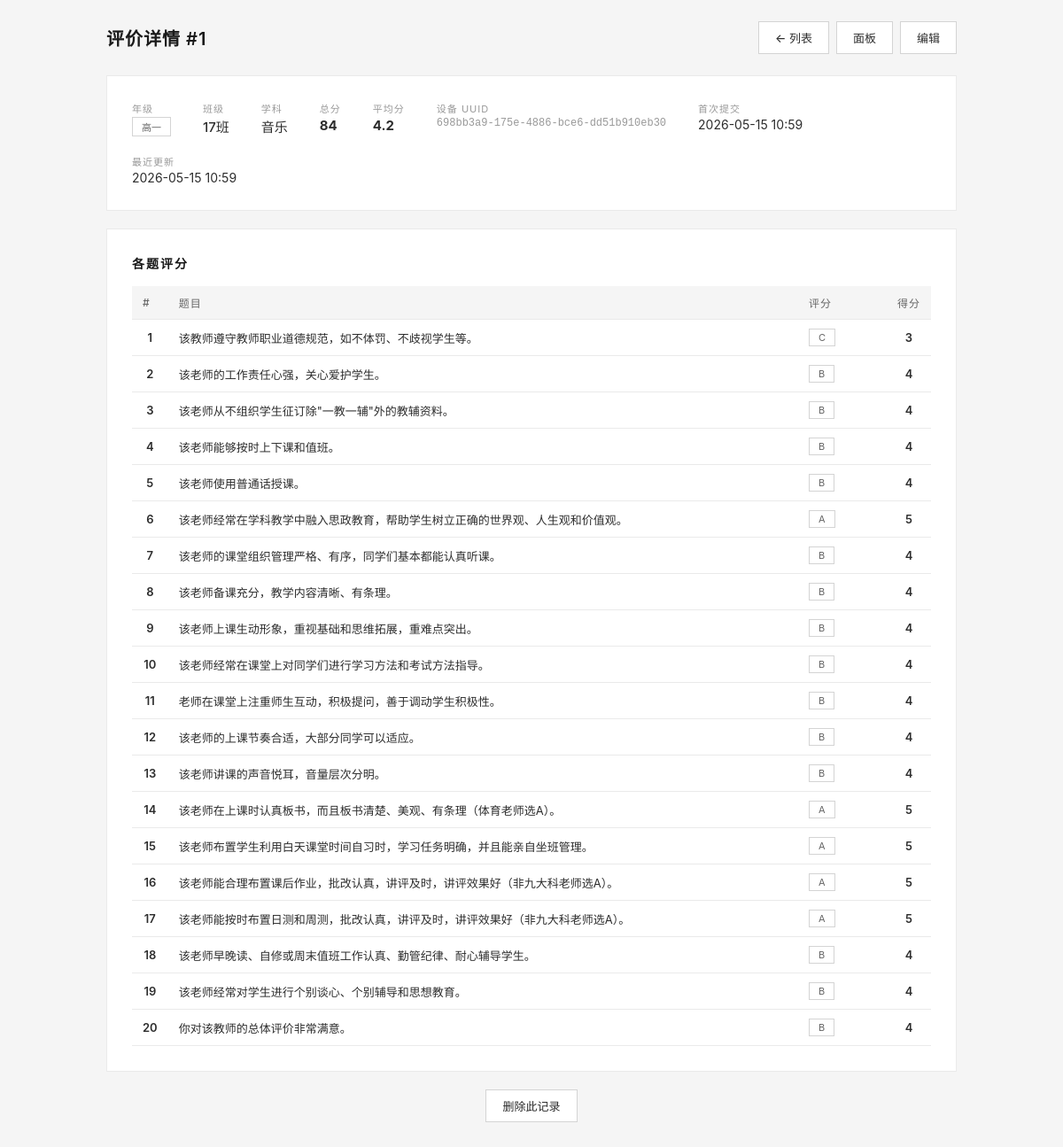
Page /admin/result/1 (signed in) on the committed database.
### models.py (models this page shows, shortened)
class Evaluation(db.Model):
    __tablename__ = 'evaluation'
    id = db.Column(db.Integer, primary_key=True)
    grade = db.Column(db.String(10), nullable=False)
    class_name = db.Column(db.String(10), nullable=False)
    teacher_subject = db.Column(db.String(20), nullable=False)
    q1 = db.Column(db.String(1), nullable=False)
    q2 = db.Column(db.String(1), nullable=False)
    q3 = db.Column(db.String(1), nullable=False)
    q4 = db.Column(db.String(1), nullable=False)
    q5 = db.Column(db.String(1), nullable=False)
    q6 = db.Column(db.String(1), nullable=False)
    q7 = db.Column(db.String(1), nullable=False)
    q8 = db.Column(db.String(1), nullable=False)
    q9 = db.Column(db.String(1), nullable=False)
    q10 = db.Column(db.String(1), nullable=False)
    q11 = db.Column(db.String(1), nullable=False)
    q12 = db.Column(db.String(1), nullable=False)
    q13 = db.Column(db.String(1), nullable=False)
    q14 = db.Column(db.String(1), nullable=False)
    q15 = db.Column(db.String(1), nullable=False)
    q16 = db.Column(db.String(1), nullable=False)
    q17 = db.Column(db.String(1), nullable=False)
    q18 = db.Column(db.String(1), nullable=False)
    q19 = db.Column(db.String(1), nullable=False)
    q20 = db.Column(db.String(1), nullable=False)
    device_uuid = db.Column(db.String(36), nullable=True, index=True)
    suggestions = db.Column(db.Text, default='')
    created_at = db.Column(db.DateTime, default=datetime.now)
    updated_at = db.Column(db.DateTime, default=datetime.now, onupdate=datetime.now)
    ip_address = db.Column(db.String(50), default='')
    def score_of(self, q):
        score_map = {'A': 5, 'B': 4, 'C': 3, 'D': 2, 'E': 1}
        val = getattr(self, q, 'C')
        return score_map.get(val, 3)
    @property
    def total_score(self):
        return sum(self.score_of(f'q{i}') for i in range(1, 21))
    @property
    def average_score(self):
        return round(self.total_score / 20, 2)

class QuestionConfig(db.Model):
    __tablename__ = 'question_config'
    id = db.Column(db.Integer, primary_key=True)
    question_number = db.Column(db.Integer, unique=True, nullable=False)
    content = db.Column(db.Text, nullable=False)
    max_score = db.Column(db.Integer, nullable=False, default=5)
    updated_at = db.Column(db.DateTime, default=datetime.now, onupdate=datetime.now)

### app.py (the view)
@app.route('/admin/result/<int:id>')
@login_required
def admin_result_detail(id):
    evaluation = Evaluation.query.get_or_404(id)
    qs = get_questions()
    scores = {i: evaluation.score_of(f'q{i}') for i in range(1, len(qs)+1)}
    return render_template('admin/result_detail.html', evaluation=evaluation,
                           questions=qs, options=dict([('A','完全符合'),('B','基本符合'),
                           ('C','一般'),('D','基本不符合'),('E','完全不符合')]), scores=scores)

### app.py (called while the page is built)
@login_manager.user_loader
def load_user(user_id):
    return Admin.query.get(int(user_id))

def get_questions():
    qs = QuestionConfig.query.order_by(QuestionConfig.question_number).all()
    if len(qs) >= 20:
        return [q.content for q in qs[:20]]
    return DEFAULT_QUESTIONS

### templates/admin/result_detail.html (shortened to what this page needs)
<!DOCTYPE html>
<html lang="zh-CN">
<head>
</head>
<body>
<div class="container">
  <div class="top-bar">
    <h2>评价详情 #{{ evaluation.id }}</h2>
    <div class="top-actions">
      <a href="{{ url_for('admin_results') }}" class="btn">← 列表</a>
      <a href="{{ url_for('admin_dashboard') }}" class="btn">面板</a>
      <a href="{{ url_for('admin_edit_evaluation', id=evaluation.id) }}" class="btn">编辑</a>
    </div>
  </div>
  <div class="card"><div class="card-body">
    <div class="info-grid">
      <div class="item"><div class="label">年级</div><div class="value"><span class="badge">{{ evaluation.grade }}</span></div></div>
      <div class="item"><div class="label">班级</div><div class="value">{{ evaluation.class_name }}班</div></div>
      <div class="item"><div class="label">学科</div><div class="value">{{ evaluation.teacher_subject }}</div></div>
      <div class="item"><div class="label">总分</div><div class="value" style="font-weight:700;">{{ evaluation.total_score }}</div></div>
      <div class="item"><div class="label">平均分</div><div class="value" style="font-weight:700;">{{ evaluation.average_score }}</div></div>
      <div class="item"><div class="label">设备 UUID</div><div class="value" style="font-size:12px;color:var(--gray-500);font-family:monospace;">{{ evaluation.device_uuid or '-' }}</div></div>
      <div class="item"><div class="label">首次提交</div><div class="value" style="font-size:14px;font-weight:400;">{{ evaluation.created_at.strftime('%Y-%m-%d %H:%M') if evaluation.created_at else '-' }}</div></div>
      <div class="item"><div class="label">最近更新</div><div class="value" style="font-size:14px;font-weight:400;">{{ evaluation.updated_at.strftime('%Y-%m-%d %H:%M') if evaluation.updated_at else '-' }}</div></div>
    </div>
  </div></div>
  <div class="card"><div class="card-body">
    <div class="section-title">各题评分</div>
    <div class="table-wrap">
      <table>
        <thead><tr><th style="width:40px;">#</th><th>题目</th><th style="width:100px;">评分</th><th style="width:50px;">得分</th></tr></thead>
        <tbody>
          {% for i in range(20) %}
          {% set qkey = 'q' + (i+1)|string %}
          <tr>
            <td style="text-align:center;font-weight:600;">{{ i+1 }}</td>
            <td>{{ questions[i] }}</td>
            <td><span class="badge">{{ evaluation[qkey] }}</span></td>
            <td style="text-align:center;font-weight:600;">{{ scores[i+1] }}</td>
          </tr>
          {% endfor %}
        </tbody>
      </table>
    </div>
  </div></div>
  <div class="center-text">
    <form method="post" action="{{ url_for('admin_delete', id=evaluation.id) }}" style="display:inline;" onsubmit="return confirm('确定删除该记录吗？')">
      <button type="submit" class="btn">删除此记录</button>
    </form>
  </div>
  <div class="footer">&nbsp;</div>
</div>
</body>
</html>

### templates/admin/result_detail.html (style rules this page uses)
:root { --black: #1a1a1a; --dark: #2d2d2d; --gray-700: #666; --gray-500: #999; --gray-300: #ccc; --gray-100: #e8e8e8; --gray-50: #f5f5f5; --white: #fff; --border: #d4d4d4; --border-light: #eaeaea; --font: -apple-system, BlinkMacSystemFont, 'PingFang SC', 'Noto Sans SC', 'Microsoft YaHei', sans-serif; }
* { margin:0; padding:0; box-sizing:border-box; }
body { font-family: var(--font); background: var(--gray-50); padding: 24px; color: var(--dark); }
.container { max-width: 960px; margin: 0 auto; }
.top-bar { display: flex; justify-content: space-between; align-items: center; margin-bottom: 24px; flex-wrap: wrap; gap: 12px; }
.top-bar h2 { font-size: 20px; font-weight: 600; color: var(--black); letter-spacing: 1px; }
.top-actions { display: flex; gap: 8px; }
.btn { display: inline-flex; align-items: center; gap: 4px; padding: 8px 18px; border: 1px solid var(--border); font-size: 13px; font-weight: 500; font-family: inherit; cursor: pointer; text-decoration: none; transition: all 0.2s; background: var(--white); color: var(--dark); }
.card { background: var(--white); border: 1px solid var(--border-light); margin-bottom: 20px; }
.card-body { padding: 28px; }
.info-grid { display: flex; gap: 20px 36px; flex-wrap: wrap; }
.info-grid .item .label { font-size: 11px; color: var(--gray-500); text-transform: uppercase; letter-spacing: 1px; margin-bottom: 2px; }
.info-grid .item .value { font-size: 15px; font-weight: 500; }
.badge { display: inline-block; padding: 2px 10px; font-size: 11px; border: 1px solid var(--border); color: var(--gray-700); }
.table-wrap { overflow-x: auto; }
table { width: 100%; border-collapse: collapse; font-size: 13px; }
table th { text-align: left; padding: 10px 12px; background: var(--gray-50); color: var(--gray-700); font-weight: 500; border-bottom: 1px solid var(--border-light); font-size: 12px; text-transform: uppercase; letter-spacing: 1px; }
table td { padding: 10px 12px; border-bottom: 1px solid var(--border-light); }
.section-title { font-size: 14px; font-weight: 600; color: var(--black); margin-bottom: 16px; letter-spacing: 2px; text-transform: uppercase; }
.center-text { text-align: center; margin-top: 16px; }
.footer { text-align: center; padding: 20px; color: var(--gray-500); font-size: 12px; }

### rows in the picture
Evaluation: id "1", grade "高一", class_name "17", teacher_subject "音乐", total_score "84", average_score "4.2", device_uuid "698bb3a9-175e-4886-bce6-dd51b910eb30", created_at "2026-05-15 10:59", updated_at "2026-05-15 10:59", q1 "C" "B" "B" "B" "B" "A" "B" "B" "B" "B" "B" "B" "B" "A" "A" "A" "A" "B" "B" "B"
QuestionConfig: content "该教师遵守教师职业道德规范，如不体罚、不歧视学生等。"
QuestionConfig: content "该老师的工作责任心强，关心爱护学生。"
QuestionConfig: content "该老师从不组织学生征订除\"一教一辅\"外的教辅资料。"
QuestionConfig: content "该老师能够按时上下课和值班。"
QuestionConfig: content "该老师使用普通话授课。"
QuestionConfig: content "该老师经常在学科教学中融入思政教育，帮助学生树立正确的世界观、人生观和价值观。"
QuestionConfig: content "该老师的课堂组织管理严格、有序，同学们基本都能认真听课。"
QuestionConfig: content "该老师备课充分，教学内容清晰、有条理。"
QuestionConfig: content "该老师上课生动形象，重视基础和思维拓展，重难点突出。"
QuestionConfig: content "该老师经常在课堂上对同学们进行学习方法和考试方法指导。"
QuestionConfig: content "老师在课堂上注重师生互动，积极提问，善于调动学生积极性。"
QuestionConfig: content "该老师的上课节奏合适，大部分同学可以适应。"
QuestionConfig: content "该老师讲课的声音悦耳，音量层次分明。"
QuestionConfig: content "该老师在上课时认真板书，而且板书清楚、美观、有条理（体育老师选A）。"
QuestionConfig: content "该老师布置学生利用白天课堂时间自习时，学习任务明确，并且能亲自坐班管理。"
QuestionConfig: content "该老师能合理布置课后作业，批改认真，讲评及时，讲评效果好（非九大科老师选A）。"
QuestionConfig: content "该老师能按时布置日测和周测，批改认真，讲评及时，讲评效果好（非九大科老师选A）。"
QuestionConfig: content "该老师早晚读、自修或周末值班工作认真、勤管纪律、耐心辅导学生。"
QuestionConfig: content "该老师经常对学生进行个别谈心、个别辅导和思想教育。"
QuestionConfig: content "你对该教师的总体评价非常满意。"

### other values in the picture
{{ i+1 }} "1" "2" "3" "4" "5" "6" "7" "8" "9" "10" "11" "12" "13" "14" "15" "16" "17" "18" "19" "20"
{{ scores[i+1] }} "3" "4" "4" "4" "4" "5" "4" "4" "4" "4" "4" "4" "4" "5" "5" "5" "5" "4" "4" "4"
